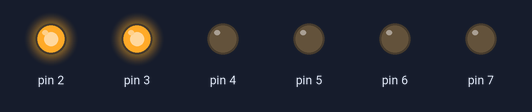
Bench run of a sketch on a simulated Arduino Uno, built with avr-gcc and run on an emulated ATmega328P. Shown: output pins drawn as LEDs (lit = HIGH).

Above: at 0.2 s.
At 1.2 s:
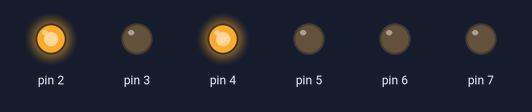
At 3.2 s:
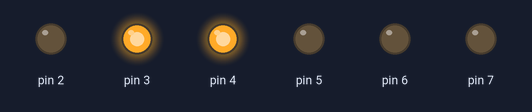
At 5.7 s:
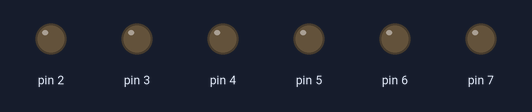
At 8.2 s:
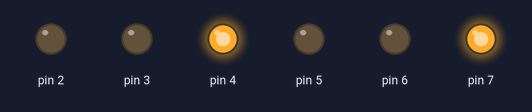
At 11.2 s:
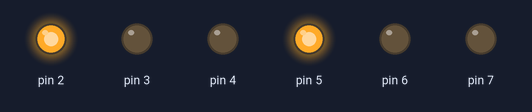
Timing chart, 0 to 11.7 s (numbered marks = the images above):
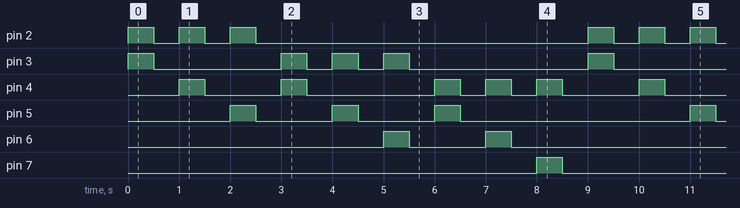

The sketch:

led-v03.ino
```cpp
void setup() {
  // put your setup code here, to run once:
  for (int i=2;i<=7;i++)
  pinMode(i,OUTPUT);
}

void loop() {
  // put your main code here, to run repeatedly:
 style01();
}

void style01(void)
{
  unsigned m,n;
  for (m=2;m<=4;m++)
  {
    for (n=1;n<=3;n++)
    {
      digitalWrite(m,HIGH);
      digitalWrite(m+n,HIGH);
      delay(500);
      digitalWrite(m,LOW);
      digitalWrite(m+n,LOW);
      delay(500);
    }
  }
}
```

Measured:
- by itself, pin 2: repeats every 9.0 s: 2 × (LOW 0.50 s, HIGH 0.50 s), LOW 6.5 s, HIGH 0.50 s
- by itself, pin 3: repeats every 9.0 s: LOW 2.5 s, 2 × (HIGH 0.50 s, LOW 0.50 s), HIGH 0.50 s, LOW 3.5 s, HIGH 0.50 s
- by itself, pin 4: repeats every 9.0 s: LOW 1.5 s, HIGH 0.50 s, LOW 2.5 s, 2 × (HIGH 0.50 s, LOW 0.50 s), HIGH 0.50 s, LOW 1.5 s, HIGH 0.50 s
- by itself, pin 5: repeats every 9.0 s: 2 × (LOW 1.5 s, HIGH 0.50 s), LOW 4.5 s, HIGH 0.50 s
- by itself, pin 6: repeats every 9.0 s: LOW 1.5 s, HIGH 0.50 s, LOW 6.5 s, HIGH 0.50 s
- by itself, pin 7: alternates HIGH for 0.50 s and LOW for 8.5 s
